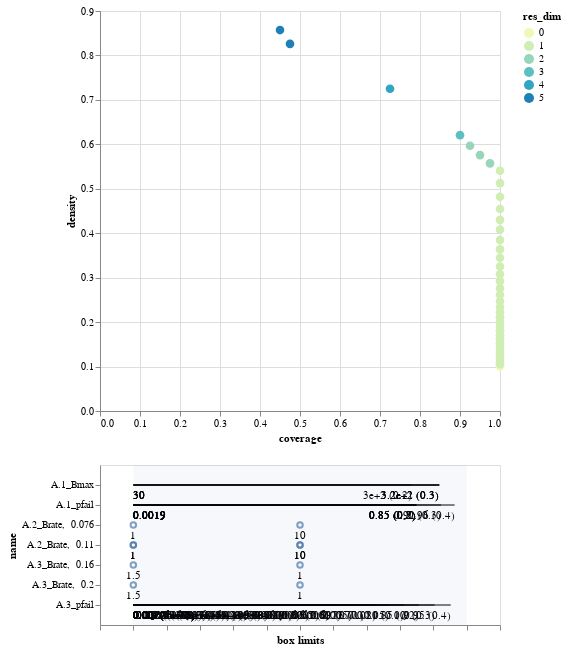

This figure's notebook cell:
### Code cell
box2.inspect_tradeoff()

### Figure 1 — Vega-Lite specification as saved in the notebook (floating-point values rounded to 4 significant figures)
{"config": {"view": {"continuousWidth": 400, "continuousHeight": 300}}, "vconcat": [{"data": {"name": "data-7e996dd0a3970aee25ae058bfb87e6af"}, "mark": {"type": "circle", "size": 75}, "encoding": {"color": {"type": "ordinal", "field": "res_dim", "scale": {"range": ["#eff9b6", "#d0edb3", "#97d6b9", "#5dc0c0", "#31a5c2", "#1f80b8", "#2354a3", "#21318d"]}}, "opacity": {"condition": {"value": 1, "selection": "selector003"}, "value": 0.4}, "tooltip": [{"type": "ordinal", "field": "id"}, {"type": "quantitative", "field": "coverage", "format": ".2"}, {"type": "quantitative", "field": "density", "format": ".2"}, {"type": "ordinal", "field": "res_dim"}], "x": {"type": "quantitative", "field": "coverage"}, "y": {"type": "quantitative", "field": "density"}}, "height": 400, "selection": {"selector003": {"type": "single", "fields": ["id"]}}, "width": 400}, {"layer": [{"data": {"name": "data-1946eda071eaff9457ea58914eea1fb6"}, "mark": "rule", "encoding": {"x": {"type": "quantitative", "axis": {"grid": false, "labels": false, "title": "box limits"}, "field": "x_lower", "scale": {"domain": [0, 1], "padding": 0.1}}, "x2": {"field": "x_upper"}, "y": {"type": "nominal", "field": "name", "scale": {"padding": 1.0}}}, "transform": [{"calculate": "(datum.x1-datum.minimum)/(datum.maximum-datum.minimum)", "as": "x_lower"}, {"calculate": "(datum.x2-datum.minimum)/(datum.maximum-datum.minimum)", "as": "x_upper"}, {"filter": {"selection": "selector003"}}], "width": 400}, {"data": {"name": "data-1946eda071eaff9457ea58914eea1fb6"}, "mark": {"type": "text", "align": "left", "baseline": "top", "dy": 5}, "encoding": {"text": {"type": "ordinal", "field": "text"}, "x": {"type": "quantitative", "axis": {"grid": false, "labels": false, "title": "box limits"}, "field": "x_lower", "scale": {"domain": [0, 1], "padding": 0.1}}, "x2": {"field": "x_upper"}, "y": {"type": "nominal", "field": "name", "scale": {"padding": 1.0}}}, "transform": [{"calculate": "(datum.x1-datum.minimum)/(datum.maximum-datum.minimum)", "as": "x_lower"}, {"calculate": "(datum.x2-datum.minimum)/(datum.maximum-datum.minimum)", "as": "x_upper"}, {"filter": {"selection": "selector003"}}, {"calculate": "datum.qp_lower>0?format(datum.x1, \".2\")+\" (\"+format(datum.qp_lower, \".1~g\")+\")\" :format(datum.x1, \".2\")", "as": "text"}], "width": 400}, {"data": {"name": "data-1946eda071eaff9457ea58914eea1fb6"}, "mark": {"type": "text", "align": "right", "baseline": "top", "dy": 5}, "encoding": {"text": {"type": "ordinal", "field": "text"}, "x": {"type": "quantitative", "field": "x_upper"}, "x2": {"field": "x_upper"}, "y": {"type": "nominal", "field": "name", "scale": {"padding": 1.0}}}, "transform": [{"calculate": "(datum.x1-datum.minimum)/(datum.maximum-datum.minimum)", "as": "x_lower"}, {"calculate": "(datum.x2-datum.minimum)/(datum.maximum-datum.minimum)", "as": "x_upper"}, {"filter": {"selection": "selector003"}}, {"calculate": "datum.qp_upper>0?format(datum.x2, \".2\")+\" (\"+format(datum.qp_upper, \".1\")+\")\" :format(datum.x2, \".2\")", "as": "text"}], "width": 400}, {"data": {"name": "data-bb8d07f6df3d47a6a475317795287b23"}, "mark": {"type": "rect", "opacity": 0.05}, "encoding": {"x": {"type": "quantitative", "field": "start"}, "x2": {"field": "end"}}}, {"data": {"name": "data-b7ba9d6182f8a3ff52f1f5afef9ab8d5"}, "mark": "point", "encoding": {"x": {"type": "quantitative", "field": "x"}, "y": {"type": "nominal", "field": "name"}}, "transform": [{"filter": {"selection": "selector003"}}], "width": 400}, {"data": {"name": "data-b7ba9d6182f8a3ff52f1f5afef9ab8d5"}, "mark": {"type": "text", "align": "center", "baseline": "top", "dy": 5}, "encoding": {"text": {"type": "nominal", "field": "item"}, "x": {"type": "quantitative", "field": "x"}, "y": {"type": "nominal", "field": "name"}}, "transform": [{"filter": {"selection": "selector003"}}], "width": 400}]}], "$schema": "https://vega.github.io/schema/vega-lite/v4.8.1.json", "datasets": {"data-7e996dd0a3970aee25ae058bfb87e6af": [{"coverage": 1.0, "density": 0.1, "id": 0, "mass": 1.0, "mean": 0.1, "res_dim": 0}, {"coverage": 1.0, "density": 0.1053, "id": 1, "mass": 0.95, "mean": 0.1053, "res_dim": 1}, {"coverage": 1.0, "density": 0.1108, "id": 2, "mass": 0.9025, "mean": 0.1108, "res_dim": 1}, {"coverage": 1.0, "density": 0.117, "id": 3, "mass": 0.855, "mean": 0.117, "res_dim": 1}, {"coverage": 1.0, "density": 0.1235, "id": 4, "mass": 0.81, "mean": 0.1235, "res_dim": 1}, {"coverage": 1.0, "density": 0.1303, "id": 5, "mass": 0.7675, "mean": 0.1303, "res_dim": 1}, {"coverage": 1.0, "density": 0.1375, "id": 6, "mass": 0.7275, "mean": 0.1375, "res_dim": 1}, {"coverage": 1.0, "density": 0.1449, "id": 7, "mass": 0.69, "mean": 0.1449, "res_dim": 1}, {"coverage": 1.0, "density": 0.1527, "id": 8, "mass": 0.655, "mean": 0.1527, "res_dim": 1}, {"coverage": 1.0, "density": 0.1613, "id": 9, "mass": 0.62, "mean": 0.1613, "res_dim": 1}, {"coverage": 1.0, "density": 0.1702, "id": 10, "mass": 0.5875, "mean": 0.1702, "res_dim": 1}, {"coverage": 1.0, "density": 0.1794, "id": 11, "mass": 0.5575, "mean": 0.1794, "res_dim": 1}, {"coverage": 1.0, "density": 0.1896, "id": 12, "mass": 0.5275, "mean": 0.1896, "res_dim": 1}, {"coverage": 1.0, "density": 0.2, "id": 13, "mass": 0.5, "mean": 0.2, "res_dim": 1}, {"coverage": 1.0, "density": 0.2105, "id": 14, "mass": 0.475, "mean": 0.2105, "res_dim": 1}, {"coverage": 1.0, "density": 0.2222, "id": 15, "mass": 0.45, "mean": 0.2222, "res_dim": 1}, {"coverage": 1.0, "density": 0.2339, "id": 16, "mass": 0.4275, "mean": 0.2339, "res_dim": 1}, {"coverage": 1.0, "density": 0.2469, "id": 17, "mass": 0.405, "mean": 0.2469, "res_dim": 1}, {"coverage": 1.0, "density": 0.2614, "id": 18, "mass": 0.3825, "mean": 0.2614, "res_dim": 1}, {"coverage": 1.0, "density": 0.2759, "id": 19, "mass": 0.3625, "mean": 0.2759, "res_dim": 1}, {"coverage": 1.0, "density": 0.292, "id": 20, "mass": 0.3425, "mean": 0.292, "res_dim": 1}, {"coverage": 1.0, "density": 0.3077, "id": 21, "mass": 0.325, "mean": 0.3077, "res_dim": 1}, {"coverage": 1.0, "density": 0.3252, "id": 22, "mass": 0.3075, "mean": 0.3252, "res_dim": 1}, {"coverage": 1.0, "density": 0.3448, "id": 23, "mass": 0.29, "mean": 0.3448, "res_dim": 1}, {"coverage": 1.0, "density": 0.3636, "id": 24, "mass": 0.275, "mean": 0.3636, "res_dim": 1}, {"coverage": 1.0, "density": 0.3846, "id": 25, "mass": 0.26, "mean": 0.3846, "res_dim": 1}, {"coverage": 1.0, "density": 0.4082, "id": 26, "mass": 0.245, "mean": 0.4082, "res_dim": 1}, {"coverage": 1.0, "density": 0.4301, "id": 27, "mass": 0.2325, "mean": 0.4301, "res_dim": 1}, {"coverage": 1.0, "density": 0.4545, "id": 28, "mass": 0.22, "mean": 0.4545, "res_dim": 1}, {"coverage": 1.0, "density": 0.4819, "id": 29, "mass": 0.2075, "mean": 0.4819, "res_dim": 1}, {"coverage": 1.0, "density": 0.5128, "id": 30, "mass": 0.195, "mean": 0.5128, "res_dim": 1}, {"coverage": 1.0, "density": 0.5405, "id": 31, "mass": 0.185, "mean": 0.5405, "res_dim": 1}, {"coverage": 0.975, "density": 0.5571, "id": 32, "mass": 0.175, "mean": 0.5571, "res_dim": 2}, {"coverage": 0.95, "density": 0.5758, "id": 33, "mass": 0.165, "mean": 0.5758, "res_dim": 2}, {"coverage": 0.925, "density": 0.5968, "id": 34, "mass": 0.155, "mean": 0.5968, "res_dim": 2}, {"coverage": 0.9, "density": 0.6207, "id": 35, "mass": 0.145, "mean": 0.6207, "res_dim": 3}, {"coverage": 0.725, "density": 0.725, "id": 36, "mass": 0.1, "mean": 0.725, "res_dim": 4}, {"coverage": 0.475, "density": 0.8261, "id": 37, "mass": 0.0575, "mean": 0.8261, "res_dim": 5}, {"coverage": 0.45, "density": 0.8571, "id": 38, "mass": 0.0525, "mean": 0.8571, "res_dim": 5}], "data-1946eda071eaff9457ea58914eea1fb6": [{"x1": 0.002174, "x2": 0.9501, "name": "A.3_pfail", "id": 1, "minimum": 0.002174, "maximum": 0.9976, "qp_lower": -1.0, "qp_upper": 0.3906}, {"x1": 0.002174, "x2": 0.9019, "name": "A.3_pfail", "id": 2, "minimum": 0.002174, "maximum": 0.9976, "qp_lower": -1.0, "qp_upper": 0.2704}, {"x1": 0.002174, "x2": 0.855, "name": "A.3_pfail", "id": 3, "minimum": 0.002174, "maximum": 0.9976, "qp_lower": -1.0, "qp_upper": 0.169}, {"x1": 0.002174, "x2": 0.8097, "name": "A.3_pfail", "id": 4, "minimum": 0.002174, "maximum": 0.9976, "qp_lower": -1.0, "qp_upper": 0.09689}, {"x1": 0.002174, "x2": 0.767, "name": "A.3_pfail", "id": 5, "minimum": 0.002174, "maximum": 0.9976, "qp_lower": -1.0, "qp_upper": 0.05105}, {"x1": 0.002174, "x2": 0.7269, "name": "A.3_pfail", "id": 6, "minimum": 0.002174, "maximum": 0.9976, "qp_lower": -1.0, "qp_upper": 0.02483}, {"x1": 0.002174, "x2": 0.6899, "name": "A.3_pfail", "id": 7, "minimum": 0.002174, "maximum": 0.9976, "qp_lower": -1.0, "qp_upper": 0.01122}, {"x1": 0.002174, "x2": 0.6549, "name": "A.3_pfail", "id": 8, "minimum": 0.002174, "maximum": 0.9976, "qp_lower": -1.0, "qp_upper": 0.004748}, {"x1": 0.002174, "x2": 0.621, "name": "A.3_pfail", "id": 9, "minimum": 0.002174, "maximum": 0.9976, "qp_lower": -1.0, "qp_upper": 0.001767}, {"x1": 0.002174, "x2": 0.5877, "name": "A.3_pfail", "id": 10, "minimum": 0.002174, "maximum": 0.9976, "qp_lower": -1.0, "qp_upper": 0.000619}, {"x1": 0.002174, "x2": 0.5573, "name": "A.3_pfail", "id": 11, "minimum": 0.002174, "maximum": 0.9976, "qp_lower": -1.0, "qp_upper": 0.0002071}, {"x1": 0.002174, "x2": 0.5274, "name": "A.3_pfail", "id": 12, "minimum": 0.002174, "maximum": 0.9976, "qp_lower": -1.0, "qp_upper": 6.037e-05}, {"x1": 0.002174, "x2": 0.4991, "name": "A.3_pfail", "id": 13, "minimum": 0.002174, "maximum": 0.9976, "qp_lower": -1.0, "qp_upper": 1.701e-05}, {"x1": 0.002174, "x2": 0.4748, "name": "A.3_pfail", "id": 14, "minimum": 0.002174, "maximum": 0.9976, "qp_lower": -1.0, "qp_upper": 4.728e-06}, {"x1": 0.002174, "x2": 0.4494, "name": "A.3_pfail", "id": 15, "minimum": 0.002174, "maximum": 0.9976, "qp_lower": -1.0, "qp_upper": 1.145e-06}, {"x1": 0.002174, "x2": 0.4273, "name": "A.3_pfail", "id": 16, "minimum": 0.002174, "maximum": 0.9976, "qp_lower": -1.0, "qp_upper": 2.796e-07}, {"x1": 0.002174, "x2": 0.4046, "name": "A.3_pfail", "id": 17, "minimum": 0.002174, "maximum": 0.9976, "qp_lower": -1.0, "qp_upper": 5.921e-08}, {"x1": 0.002174, "x2": 0.382, "name": "A.3_pfail", "id": 18, "minimum": 0.002174, "maximum": 0.9976, "qp_lower": -1.0, "qp_upper": 1.066e-08}, {"x1": 0.002174, "x2": 0.3624, "name": "A.3_pfail", "id": 19, "minimum": 0.002174, "maximum": 0.9976, "qp_lower": -1.0, "qp_upper": 1.99e-09}, {"x1": 0.002174, "x2": 0.342, "name": "A.3_pfail", "id": 20, "minimum": 0.002174, "maximum": 0.9976, "qp_lower": -1.0, "qp_upper": 3.144e-10}, {"x1": 0.002174, "x2": 0.3253, "name": "A.3_pfail", "id": 21, "minimum": 0.002174, "maximum": 0.9976, "qp_lower": -1.0, "qp_upper": 5.356e-11}, {"x1": 0.002174, "x2": 0.3078, "name": "A.3_pfail", "id": 22, "minimum": 0.002174, "maximum": 0.9976, "qp_lower": -1.0, "qp_upper": 7.731e-12}, {"x1": 0.002174, "x2": 0.2907, "name": "A.3_pfail", "id": 23, "minimum": 0.002174, "maximum": 0.9976, "qp_lower": -1.0, "qp_upper": 6.695e-13}, {"x1": 0.002174, "x2": 0.275, "name": "A.3_pfail", "id": 24, "minimum": 0.002174, "maximum": 0.9976, "qp_lower": -1.0, "qp_upper": 1.254e-13}, {"x1": 0.002174, "x2": 0.2606, "name": "A.3_pfail", "id": 25, "minimum": 0.002174, "maximum": 0.9976, "qp_lower": -1.0, "qp_upper": 1.417e-14}, {"x1": 0.002174, "x2": 0.2445, "name": "A.3_pfail", "id": 26, "minimum": 0.002174, "maximum": 0.9976, "qp_lower": -1.0, "qp_upper": 1.292e-15}, {"x1": 0.002174, "x2": 0.233, "name": "A.3_pfail", "id": 27, "minimum": 0.002174, "maximum": 0.9976, "qp_lower": -1.0, "qp_upper": 1.453e-16}, {"x1": 0.002174, "x2": 0.22, "name": "A.3_pfail", "id": 28, "minimum": 0.002174, "maximum": 0.9976, "qp_lower": -1.0, "qp_upper": 1.338e-17}, {"x1": 0.002174, "x2": 0.2071, "name": "A.3_pfail", "id": 29, "minimum": 0.002174, "maximum": 0.9976, "qp_lower": -1.0, "qp_upper": 9.755e-19}, {"x1": 0.002174, "x2": 0.1957, "name": "A.3_pfail", "id": 30, "minimum": 0.002174, "maximum": 0.9976, "qp_lower": -1.0, "qp_upper": 5.395e-20}, {"x1": 0.002174, "x2": 0.1856, "name": "A.3_pfail", "id": 31, "minimum": 0.002174, "maximum": 0.9976, "qp_lower": -1.0, "qp_upper": 4.205e-21}, {"x1": 0.001869, "x2": 0.9634, "name": "A.1_pfail", "id": 32, "minimum": 0.001869, "maximum": 0.9994, "qp_lower": -1.0, "qp_upper": 0.4382}, {"x1": 0.002174, "x2": 0.1856, "name": "A.3_pfail", "id": 32, "minimum": 0.002174, "maximum": 0.9976, "qp_lower": -1.0, "qp_upper": 4.303e-21}, {"x1": 0.001869, "x2": 0.9226, "name": "A.1_pfail", "id": 33, "minimum": 0.001869, "maximum": 0.9994, "qp_lower": -1.0, "qp_upper": 0.3273}, {"x1": 0.002174, "x2": 0.1856, "name": "A.3_pfail", "id": 33, "minimum": 0.002174, "maximum": 0.9976, "qp_lower": -1.0, "qp_upper": 5.415e-21}, {"x1": 0.001869, "x2": 0.8485, "name": "A.1_pfail", "id": 34, "minimum": 0.001869, "maximum": 0.9994, "qp_lower": -1.0, "qp_upper": 0.2239}, {"x1": 0.002174, "x2": 0.1856, "name": "A.3_pfail", "id": 34, "minimum": 0.002174, "maximum": 0.9976, "qp_lower": -1.0, "qp_upper": 2.27e-20}, {"x1": 30.45, "x2": 323.4, "name": "A.1_Bmax", "id": 35, "minimum": 30.45, "maximum": 349.6, "qp_lower": -1.0, "qp_upper": 0.3473}, {"x1": 0.001869, "x2": 0.8485, "name": "A.1_pfail", "id": 35, "minimum": 0.001869, "maximum": 0.9994, "qp_lower": -1.0, "qp_upper": 0.1654}, {"x1": 0.002174, "x2": 0.1856, "name": "A.3_pfail", "id": 35, "minimum": 0.002174, "maximum": 0.9976, "qp_lower": -1.0, "qp_upper": 3.753e-20}, {"x1": 30.45, "x2": 323.4, "name": "A.1_Bmax", "id": 36, "minimum": 30.45, "maximum": 349.6, "qp_lower": -1.0, "qp_upper": 0.3091}, {"x1": 0.001869, "x2": 0.8485, "name": "A.1_pfail", "id": 36, "minimum": 0.001869, "maximum": 0.9994, "qp_lower": -1.0, "qp_upper": 0.2135}, {"x1": 0.002174, "x2": 0.1856, "name": "A.3_pfail", "id": 36, "minimum": 0.002174, "maximum": 0.9976, "qp_lower": -1.0, "qp_upper": 6.337e-17}, {"x1": 30.45, "x2": 323.4, "name": "A.1_Bmax", "id": 37, "minimum": 30.45, "maximum": 349.6, "qp_lower": -1.0, "qp_upper": 0.3217}, {"x1": 0.001869, "x2": 0.8485, "name": "A.1_pfail", "id": 37, "minimum": 0.001869, "maximum": 0.9994, "qp_lower": -1.0, "qp_upper": 0.2502}, {"x1": 0.002174, "x2": 0.1856, "name": "A.3_pfail", "id": 37, "minimum": 0.002174, "maximum": 0.9976, "qp_lower": -1.0, "qp_upper": 5.728e-13}, {"x1": 30.45, "x2": 296.8, "name": "A.1_Bmax", "id": 38, "minimum": 30.45, "maximum": 349.6, "qp_lower": -1.0, "qp_upper": 0.2213}, {"x1": 0.001869, "x2": 0.8485, "name": "A.1_pfail", "id": 38, "minimum": 0.001869, "maximum": 0.9994, "qp_lower": -1.0, "qp_upper": 0.2213}, {"x1": 0.002174, "x2": 0.1856, "name": "A.3_pfail", "id": 38, "minimum": 0.002174, "maximum": 0.9976, "qp_lower": -1.0, "qp_upper": 1.437e-12}], "data-bb8d07f6df3d47a6a475317795287b23": [{"start": 0, "end": 1}], "data-b7ba9d6182f8a3ff52f1f5afef9ab8d5": [{"name": "A.2_Brate,  0.11", "n_items": 3, "item": 1.0, "id": 36, "x": 0.0}, {"name": "A.2_Brate,  0.11", "n_items": 3, "item": 10.0, "id": 36, "x": 0.5}, {"name": "A.2_Brate,  0.076", "n_items": 3, "item": 1.0, "id": 37, "x": 0.0}, {"name": "A.2_Brate,  0.076", "n_items": 3, "item": 10.0, "id": 37, "x": 0.5}, {"name": "A.3_Brate,  0.2", "n_items": 3, "item": 1.5, "id": 37, "x": 0.0}, {"name": "A.3_Brate,  0.2", "n_items": 3, "item": 1.0, "id": 37, "x": 0.5}, {"name": "A.2_Brate,  0.11", "n_items": 3, "item": 1.0, "id": 38, "x": 0.0}, {"name": "A.2_Brate,  0.11", "n_items": 3, "item": 10.0, "id": 38, "x": 0.5}, {"name": "A.3_Brate,  0.16", "n_items": 3, "item": 1.5, "id": 38, "x": 0.0}, {"name": "A.3_Brate,  0.16", "n_items": 3, "item": 1.0, "id": 38, "x": 0.5}]}}
